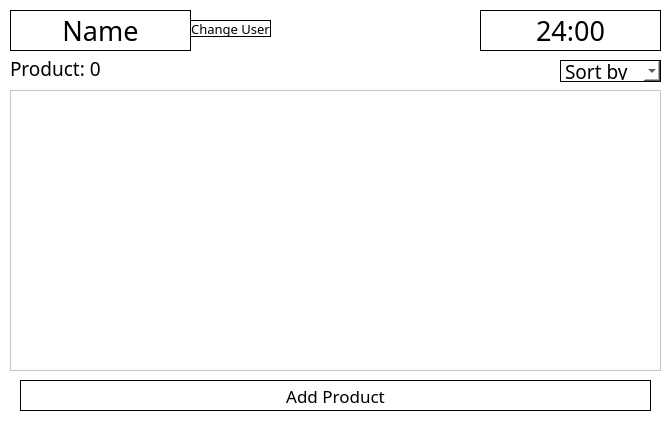
<?xml version="1.0" encoding="UTF-8"?>
<ui version="4.0">
 <class>Dialog</class>
 <widget class="QDialog" name="Dialog">
  <property name="geometry">
   <rect>
    <x>0</x>
    <y>0</y>
    <width>671</width>
    <height>422</height>
   </rect>
  </property>
  <property name="minimumSize">
   <size>
    <width>671</width>
    <height>422</height>
   </size>
  </property>
  <property name="maximumSize">
   <size>
    <width>671</width>
    <height>422</height>
   </size>
  </property>
  <property name="windowTitle">
   <string>Dialog</string>
  </property>
  <property name="styleSheet">
   <string notr="true">background-color: rgb(255, 255, 255);</string>
  </property>
  <widget class="QLabel" name="lable_productcount">
   <property name="geometry">
    <rect>
     <x>10</x>
     <y>60</y>
     <width>111</width>
     <height>16</height>
    </rect>
   </property>
   <property name="font">
    <font>
     <family>Baskerville Old Face</family>
     <pointsize>14</pointsize>
    </font>
   </property>
   <property name="text">
    <string>Product: 0</string>
   </property>
   <property name="alignment">
    <set>Qt::AlignLeading|Qt::AlignLeft|Qt::AlignVCenter</set>
   </property>
  </widget>
  <widget class="QLabel" name="lable_username">
   <property name="geometry">
    <rect>
     <x>10</x>
     <y>10</y>
     <width>181</width>
     <height>41</height>
    </rect>
   </property>
   <property name="font">
    <font>
     <family>Baskerville Old Face</family>
     <pointsize>20</pointsize>
    </font>
   </property>
   <property name="styleSheet">
    <string notr="true">background-color: rgb(255, 255, 255);
border-color: rgb(0, 0, 0);
border-width : 0.5px;
border-style:inset;</string>
   </property>
   <property name="text">
    <string>Name</string>
   </property>
   <property name="alignment">
    <set>Qt::AlignCenter</set>
   </property>
  </widget>
  <widget class="QPushButton" name="pushbutton_changeuser">
   <property name="geometry">
    <rect>
     <x>190</x>
     <y>20</y>
     <width>81</width>
     <height>17</height>
    </rect>
   </property>
   <property name="font">
    <font>
     <family>Baskerville Old Face</family>
     <pointsize>10</pointsize>
    </font>
   </property>
   <property name="styleSheet">
    <string notr="true">background-color: rgb(255, 255, 255);
border-color: rgb(0, 0, 0);
border-width : 0.5px;
border-style:inset;</string>
   </property>
   <property name="text">
    <string>Change User</string>
   </property>
  </widget>
  <widget class="QScrollArea" name="scrollarea_product">
   <property name="geometry">
    <rect>
     <x>10</x>
     <y>90</y>
     <width>651</width>
     <height>281</height>
    </rect>
   </property>
   <property name="widgetResizable">
    <bool>true</bool>
   </property>
   <property name="alignment">
    <set>Qt::AlignHCenter|Qt::AlignTop</set>
   </property>
   <widget class="QWidget" name="scrollAreaWidgetContents">
    <property name="geometry">
     <rect>
      <x>0</x>
      <y>0</y>
      <width>649</width>
      <height>279</height>
     </rect>
    </property>
    <layout class="QVBoxLayout" name="verticalLayout_2"/>
   </widget>
  </widget>
  <widget class="QLabel" name="lable_clock">
   <property name="geometry">
    <rect>
     <x>480</x>
     <y>10</y>
     <width>181</width>
     <height>41</height>
    </rect>
   </property>
   <property name="font">
    <font>
     <family>Baskerville Old Face</family>
     <pointsize>20</pointsize>
    </font>
   </property>
   <property name="styleSheet">
    <string notr="true">background-color: rgb(255, 255, 255);
border-color: rgb(0, 0, 0);
border-width : 0.5px;
border-style:inset;</string>
   </property>
   <property name="text">
    <string>24:00</string>
   </property>
   <property name="alignment">
    <set>Qt::AlignCenter</set>
   </property>
  </widget>
  <widget class="QPushButton" name="pushbutton_addproduct">
   <property name="geometry">
    <rect>
     <x>20</x>
     <y>380</y>
     <width>631</width>
     <height>31</height>
    </rect>
   </property>
   <property name="font">
    <font>
     <family>Baskerville Old Face</family>
     <pointsize>13</pointsize>
     <weight>50</weight>
     <bold>false</bold>
    </font>
   </property>
   <property name="styleSheet">
    <string notr="true">background-color: rgb(255, 255, 255);
border-color: rgb(0, 0, 0);
border-width : 0.5px;
border-style:inset;</string>
   </property>
   <property name="text">
    <string>Add Product</string>
   </property>
  </widget>
  <widget class="QComboBox" name="combobox_sort">
   <property name="geometry">
    <rect>
     <x>560</x>
     <y>60</y>
     <width>101</width>
     <height>22</height>
    </rect>
   </property>
   <property name="font">
    <font>
     <family>Baskerville Old Face</family>
     <pointsize>14</pointsize>
    </font>
   </property>
   <property name="styleSheet">
    <string notr="true">background-color: rgb(255, 255, 255);
border-color: rgb(0, 0, 0);
border-width : 0.5px;
border-style:inset;</string>
   </property>
   <item>
    <property name="text">
     <string>Sort by</string>
    </property>
   </item>
   <item>
    <property name="text">
     <string>Name</string>
    </property>
    <property name="icon">
     <iconset theme="asd">
      <normaloff>.</normaloff>.</iconset>
    </property>
   </item>
   <item>
    <property name="text">
     <string>Product Code</string>
    </property>
   </item>
   <item>
    <property name="text">
     <string>Product Remain</string>
    </property>
   </item>
   <item>
    <property name="text">
     <string>Price</string>
    </property>
   </item>
  </widget>
 </widget>
 <resources/>
 <connections/>
</ui>
